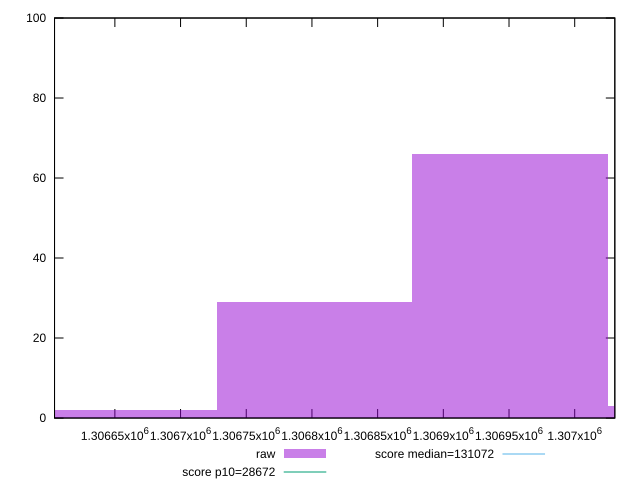

Write the gnuplot code that produced this figure.
reset

$raw <<EOF
1306653.6473962215 2
1306802.1982883767 29
1306950.7491805318 66
1307099.300072687 3
EOF

set key outside below
set boxwidth 148.55089215509568
set xrange [1306604.0694700493:1307030.5413482003]
set yrange [0:100]
set trange [0:100]
set style fill transparent solid 0.5 noborder

set parametric
set terminal svg size 640, 490 enhanced background rgb 'white'
set output "report_00013_2021-02-09T12-04-24.940Z/uses-long-cache-ttl/samples/pages+cached/raw/histogram.svg"

plot $raw title "raw" with boxes, \
     28672,t title "score p10=28672", \
     131072,t title "score median=131072"

reset
